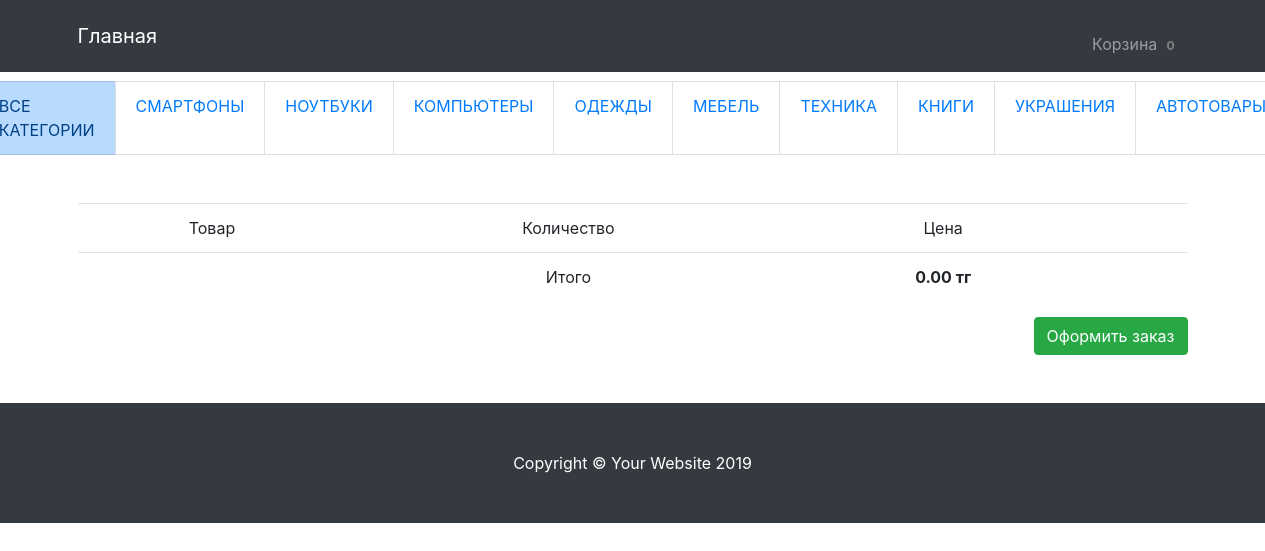
The app's page /checkout/ with its own data.
### ecomapp/models.py (models this page shows, shortened)
class Cart(models.Model):
    items = models.ManyToManyField(CartItem, blank=True)
    cart_total = models.DecimalField(max_digits=9, decimal_places=2, default=0.00)

class Category(models.Model):
    name = models.CharField(max_length=100)
    slug = models.SlugField(blank=True)
    def get_absolute_url(self):
        return reverse('category_detail', kwargs={'category_slug': self.slug})

### ecomapp/views.py (the view)
# urls.py: path('checkout/', views.checkout_view, name='checkout'),
def checkout_view(request):
    categories = Category.objects.all()
    try:
        cart_id = request.session['cart_id']
        cart = Cart.objects.get(id=cart_id)
        request.session['total'] = cart.items.count()
    except:
        cart = Cart()
        cart.save()
        cart_id = cart.id
        request.session['cart_id'] = cart_id
        cart = Cart.objects.get(id=cart_id)
    context = {
        'cart': cart,
        'categories': categories
    }
    return render(request, 'ecomapp/checkout.html', context)

### ecomapp/templates/ecomapp/checkout.html (shortened to what this page needs)
{% extends 'ecomapp/index.html' %}
{% block content %}
  <table class="table">
    <tr>
      <td class="text-center">Товар</td>
      <td class="text-center">Количество</td>
      <td class="text-center">Цена</td>
      <td></td>
    </tr>
    <tr>
      <td></td>
      <td class="text-center">Итого</td>
      <td class="text-center" id="cart-total-price"><strong>{{ cart.cart_total }} тг</strong></td>
      <td></td>
    </tr>
  </table>
<a href="{% url 'create_order' %}" class="d-flex justify-content-end"><button type="button" class="btn btn-success" name="button">Оформить заказ</button></a>
{% endblock content %}

### ecomapp/templates/ecomapp/index.html (shortened to what this page needs)
{% load static %}
<!DOCTYPE html>
<html lang="en">
<head>
  <link rel="stylesheet" href="{% static 'vendor/bootstrap/css/bootstrap.min.css' %}" type="text/css">
  <link href="{% static 'css/shop-homepage.css' %}" rel="stylesheet">
</head>
<body>
  <nav class="navbar navbar-expand-lg navbar-dark bg-dark fixed-top">
    <div class="container">
      <a class="navbar-brand" href="/">Главная</a>
      <div class="collapse navbar-collapse" id="navbarResponsive">
        <ul class="navbar-nav ml-auto">
          <li class="nav-item">
            <a class="nav-link" href="{% url 'cart' %}">Корзина <span class="badge" style="color:grey;" id="cart_count">{{ cart.items.count }}</span></a>
          </li>
        </ul>
      </div>
    </div>
  </nav>
  <div class="container">
    <div class="d-flex justify-content-center">
    <ul class="list-group list-group-horizontal-sm">
      <li class="list-group-item list-group-item-primary text-uppercase" style="display: table-cell;">Все категории<a href=""></a></li>
      {% for category in categories %}
        <li class="list-group-item text-uppercase" style="display: table-cell"><a href="{{ category.get_absolute_url }}">{{ category.name }}</a></li>
      {% endfor %}
    </ul>
  </div>
  </div>
  <div class="container mt-5 mb-5">
    {% block content %}{% endblock content %}
  </div>
  <footer class="py-5 bg-dark">
    <div class="container">
      <p class="m-0 text-center text-white">Copyright &copy; Your Website 2019</p>
    </div>
  </footer>
</body>
</html>

### static_in_dev/css/shop-homepage.css (style rules this page uses)
body { padding-top: 65px; }
ul { margin: 0 0 14px; display: block; list-style-type: disc; margin-block-start: 1em; margin-block-end: 1em; margin-inline-start: 0px; margin-inline-end: 0px; padding-inline-start: 40px; }

### records on screen
Category: name "СМАРТФОНЫ"
Category: name "НОУТБУКИ"
Category: name "КОМПЬЮТЕРЫ"
Category: name "ОДЕЖДЫ"
Category: name "МЕБЕЛЬ"
Category: name "ТЕХНИКА"
Category: name "КНИГИ"
Category: name "УКРАШЕНИЯ"
Category: name "АВТОТОВАРЫ"
